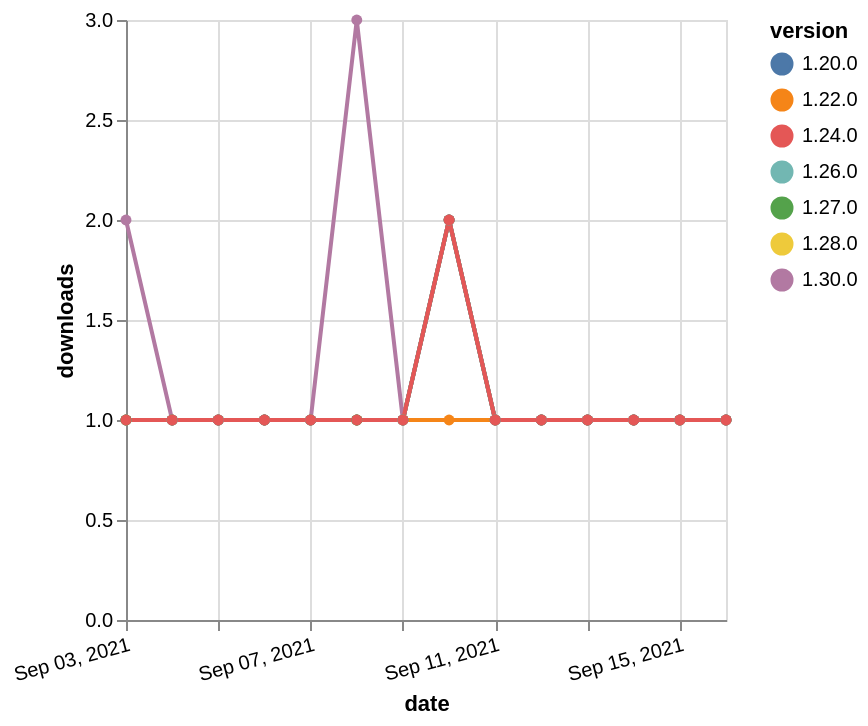

Write the Vega-Lite specification saved for this chart.
### Vega-Lite specification from a JSON file in a GitHub repository (floating-point values rounded to 4 significant figures)
{"$schema": "https://vega.github.io/schema/vega-lite/v5.json", "description": "A simple bar chart with embedded data.", "data": {"values": [{"date": "2021-09-03", "total": 177, "delta": 1, "version": "1.22.0"}, {"date": "2021-09-04", "total": 178, "delta": 1, "version": "1.22.0"}, {"date": "2021-09-05", "total": 179, "delta": 1, "version": "1.22.0"}, {"date": "2021-09-06", "total": 180, "delta": 1, "version": "1.22.0"}, {"date": "2021-09-07", "total": 181, "delta": 1, "version": "1.22.0"}, {"date": "2021-09-08", "total": 182, "delta": 1, "version": "1.22.0"}, {"date": "2021-09-09", "total": 183, "delta": 1, "version": "1.22.0"}, {"date": "2021-09-10", "total": 184, "delta": 1, "version": "1.22.0"}, {"date": "2021-09-11", "total": 185, "delta": 1, "version": "1.22.0"}, {"date": "2021-09-12", "total": 186, "delta": 1, "version": "1.22.0"}, {"date": "2021-09-13", "total": 187, "delta": 1, "version": "1.22.0"}, {"date": "2021-09-14", "total": 188, "delta": 1, "version": "1.22.0"}, {"date": "2021-09-15", "total": 189, "delta": 1, "version": "1.22.0"}, {"date": "2021-09-16", "total": 190, "delta": 1, "version": "1.22.0"}, {"date": "2021-09-03", "total": 160, "delta": 1, "version": "1.28.0"}, {"date": "2021-09-04", "total": 161, "delta": 1, "version": "1.28.0"}, {"date": "2021-09-05", "total": 162, "delta": 1, "version": "1.28.0"}, {"date": "2021-09-06", "total": 163, "delta": 1, "version": "1.28.0"}, {"date": "2021-09-07", "total": 164, "delta": 1, "version": "1.28.0"}, {"date": "2021-09-08", "total": 165, "delta": 1, "version": "1.28.0"}, {"date": "2021-09-09", "total": 166, "delta": 1, "version": "1.28.0"}, {"date": "2021-09-10", "total": 168, "delta": 2, "version": "1.28.0"}, {"date": "2021-09-11", "total": 169, "delta": 1, "version": "1.28.0"}, {"date": "2021-09-12", "total": 170, "delta": 1, "version": "1.28.0"}, {"date": "2021-09-13", "total": 171, "delta": 1, "version": "1.28.0"}, {"date": "2021-09-14", "total": 172, "delta": 1, "version": "1.28.0"}, {"date": "2021-09-15", "total": 173, "delta": 1, "version": "1.28.0"}, {"date": "2021-09-16", "total": 174, "delta": 1, "version": "1.28.0"}, {"date": "2021-09-03", "total": 147, "delta": 1, "version": "1.26.0"}, {"date": "2021-09-04", "total": 148, "delta": 1, "version": "1.26.0"}, {"date": "2021-09-05", "total": 149, "delta": 1, "version": "1.26.0"}, {"date": "2021-09-06", "total": 150, "delta": 1, "version": "1.26.0"}, {"date": "2021-09-07", "total": 151, "delta": 1, "version": "1.26.0"}, {"date": "2021-09-08", "total": 152, "delta": 1, "version": "1.26.0"}, {"date": "2021-09-09", "total": 153, "delta": 1, "version": "1.26.0"}, {"date": "2021-09-10", "total": 155, "delta": 2, "version": "1.26.0"}, {"date": "2021-09-11", "total": 156, "delta": 1, "version": "1.26.0"}, {"date": "2021-09-12", "total": 157, "delta": 1, "version": "1.26.0"}, {"date": "2021-09-13", "total": 158, "delta": 1, "version": "1.26.0"}, {"date": "2021-09-14", "total": 159, "delta": 1, "version": "1.26.0"}, {"date": "2021-09-15", "total": 160, "delta": 1, "version": "1.26.0"}, {"date": "2021-09-16", "total": 161, "delta": 1, "version": "1.26.0"}, {"date": "2021-09-03", "total": 211, "delta": 1, "version": "1.20.0"}, {"date": "2021-09-04", "total": 212, "delta": 1, "version": "1.20.0"}, {"date": "2021-09-05", "total": 213, "delta": 1, "version": "1.20.0"}, {"date": "2021-09-06", "total": 214, "delta": 1, "version": "1.20.0"}, {"date": "2021-09-07", "total": 215, "delta": 1, "version": "1.20.0"}, {"date": "2021-09-08", "total": 216, "delta": 1, "version": "1.20.0"}, {"date": "2021-09-09", "total": 217, "delta": 1, "version": "1.20.0"}, {"date": "2021-09-10", "total": 219, "delta": 2, "version": "1.20.0"}, {"date": "2021-09-11", "total": 220, "delta": 1, "version": "1.20.0"}, {"date": "2021-09-12", "total": 221, "delta": 1, "version": "1.20.0"}, {"date": "2021-09-13", "total": 222, "delta": 1, "version": "1.20.0"}, {"date": "2021-09-14", "total": 223, "delta": 1, "version": "1.20.0"}, {"date": "2021-09-15", "total": 224, "delta": 1, "version": "1.20.0"}, {"date": "2021-09-16", "total": 225, "delta": 1, "version": "1.20.0"}, {"date": "2021-09-03", "total": 125, "delta": 1, "version": "1.27.0"}, {"date": "2021-09-04", "total": 126, "delta": 1, "version": "1.27.0"}, {"date": "2021-09-05", "total": 127, "delta": 1, "version": "1.27.0"}, {"date": "2021-09-06", "total": 128, "delta": 1, "version": "1.27.0"}, {"date": "2021-09-07", "total": 129, "delta": 1, "version": "1.27.0"}, {"date": "2021-09-08", "total": 130, "delta": 1, "version": "1.27.0"}, {"date": "2021-09-09", "total": 131, "delta": 1, "version": "1.27.0"}, {"date": "2021-09-10", "total": 133, "delta": 2, "version": "1.27.0"}, {"date": "2021-09-11", "total": 134, "delta": 1, "version": "1.27.0"}, {"date": "2021-09-12", "total": 135, "delta": 1, "version": "1.27.0"}, {"date": "2021-09-13", "total": 136, "delta": 1, "version": "1.27.0"}, {"date": "2021-09-14", "total": 137, "delta": 1, "version": "1.27.0"}, {"date": "2021-09-15", "total": 138, "delta": 1, "version": "1.27.0"}, {"date": "2021-09-16", "total": 139, "delta": 1, "version": "1.27.0"}, {"date": "2021-09-03", "total": 113, "delta": 2, "version": "1.30.0"}, {"date": "2021-09-04", "total": 114, "delta": 1, "version": "1.30.0"}, {"date": "2021-09-05", "total": 115, "delta": 1, "version": "1.30.0"}, {"date": "2021-09-06", "total": 116, "delta": 1, "version": "1.30.0"}, {"date": "2021-09-07", "total": 117, "delta": 1, "version": "1.30.0"}, {"date": "2021-09-08", "total": 120, "delta": 3, "version": "1.30.0"}, {"date": "2021-09-09", "total": 121, "delta": 1, "version": "1.30.0"}, {"date": "2021-09-10", "total": 123, "delta": 2, "version": "1.30.0"}, {"date": "2021-09-11", "total": 124, "delta": 1, "version": "1.30.0"}, {"date": "2021-09-12", "total": 125, "delta": 1, "version": "1.30.0"}, {"date": "2021-09-13", "total": 126, "delta": 1, "version": "1.30.0"}, {"date": "2021-09-14", "total": 127, "delta": 1, "version": "1.30.0"}, {"date": "2021-09-15", "total": 128, "delta": 1, "version": "1.30.0"}, {"date": "2021-09-16", "total": 129, "delta": 1, "version": "1.30.0"}, {"date": "2021-09-03", "total": 167, "delta": 1, "version": "1.24.0"}, {"date": "2021-09-04", "total": 168, "delta": 1, "version": "1.24.0"}, {"date": "2021-09-05", "total": 169, "delta": 1, "version": "1.24.0"}, {"date": "2021-09-06", "total": 170, "delta": 1, "version": "1.24.0"}, {"date": "2021-09-07", "total": 171, "delta": 1, "version": "1.24.0"}, {"date": "2021-09-08", "total": 172, "delta": 1, "version": "1.24.0"}, {"date": "2021-09-09", "total": 173, "delta": 1, "version": "1.24.0"}, {"date": "2021-09-10", "total": 175, "delta": 2, "version": "1.24.0"}, {"date": "2021-09-11", "total": 176, "delta": 1, "version": "1.24.0"}, {"date": "2021-09-12", "total": 177, "delta": 1, "version": "1.24.0"}, {"date": "2021-09-13", "total": 178, "delta": 1, "version": "1.24.0"}, {"date": "2021-09-14", "total": 179, "delta": 1, "version": "1.24.0"}, {"date": "2021-09-15", "total": 180, "delta": 1, "version": "1.24.0"}, {"date": "2021-09-16", "total": 181, "delta": 1, "version": "1.24.0"}]}, "width": "container", "mark": {"type": "line", "point": {"filled": true}}, "encoding": {"x": {"field": "date", "type": "temporal", "timeUnit": "yearmonthdate", "title": "date", "axis": {"labelAngle": -15}}, "y": {"field": "delta", "type": "quantitative", "title": "downloads"}, "color": {"field": "version", "type": "nominal"}, "tooltip": {"field": "delta"}}}
